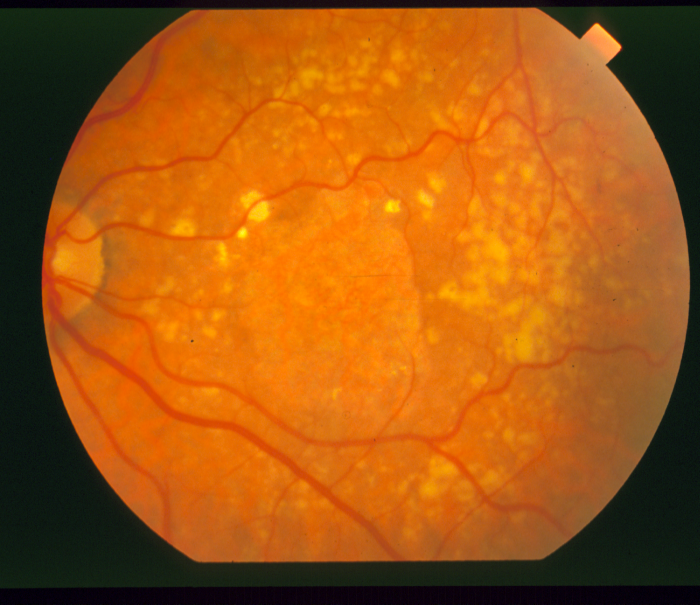
#> input picture pictures/im0003.ppm, 700 x 605 px
$ jupyter execute algorithm.ipynb
#> lines starting #> are read from the running program, lines starting #| are printed output that depends on the picture; after the words box and inside, x2 and y2 are one past the last pixel; in counts of white or black regions, pixels touching at a corner belong together
# Kroki przetwarzania obrazu

[cell 1]
from pylab import *
from skimage import img_as_float, exposure
from skimage.color import rgb2gray
from skimage.morphology import disk, erosion, dilation
from skimage.filters import median, frangi, meijering, threshold_otsu, rank

[cell 2]
image = img_as_float(plt.imread("pictures/im0003.ppm"))

plt.figure(figsize=(10, 10))
plt.imshow(image)

[cell 3]
green_image = image[:,:,1]
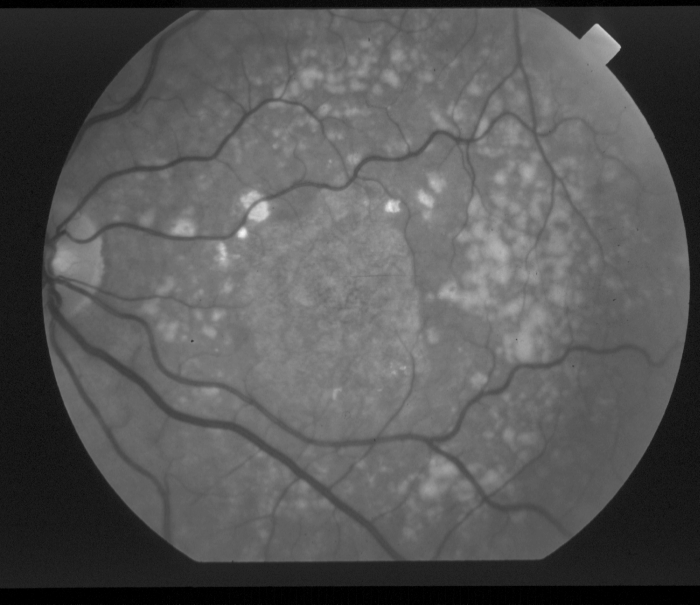
#> green_image: shape (605, 700) float64; min 0, max 0.953, mean 0.341

plt.figure(figsize=(10,10))
plt.imshow(green_image)

[cell 4]
gray_image = rgb2gray(green_image)

plt.figure(figsize=(10,10))
plt.imshow(gray_image, cmap=plt.cm.gray)

[cell 5]
contrast_gray_image = exposure.equalize_adapthist(gray_image)
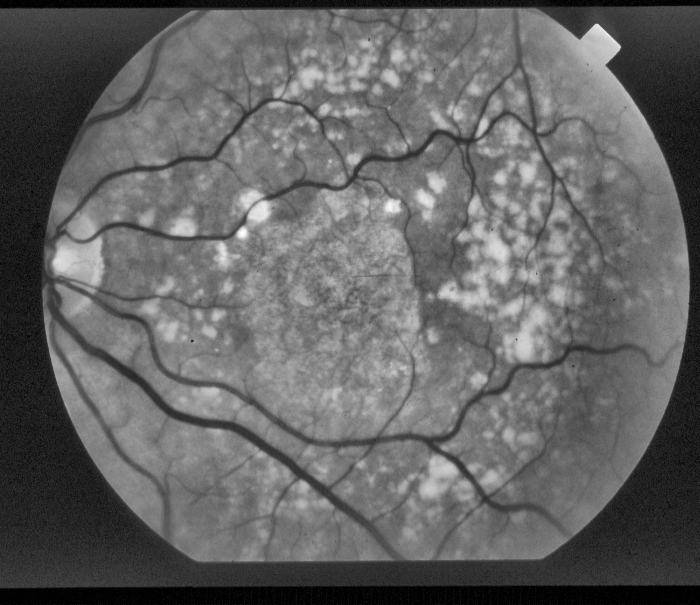
#> contrast_gray_image: shape (605, 700) float64; min 0, max 1, mean 0.391

plt.figure(figsize=(10,10))
plt.imshow(contrast_gray_image, cmap=plt.cm.gray)

[cell 6]
dark_green_image = contrast_gray_image
dark_green_image[dark_green_image > 1] = 1
dark_green_image[dark_green_image > 0.95] += (dark_green_image[dark_green_image > 0.95] - 1)
#> dark_green_image: shape (605, 700) float64; 0.01% of pixels changed, all inside (x1, y1, x2, y2) = (240, 203, 391, 236)
dark_green_image[dark_green_image > 0.9] += (dark_green_image[dark_green_image > 0.9] - 0.95)
#> dark_green_image: shape (605, 700) float64; min 0, max 1.05, mean 0.391
dark_green_image[dark_green_image > 0.85] += (dark_green_image[dark_green_image > 0.85] - 0.9)
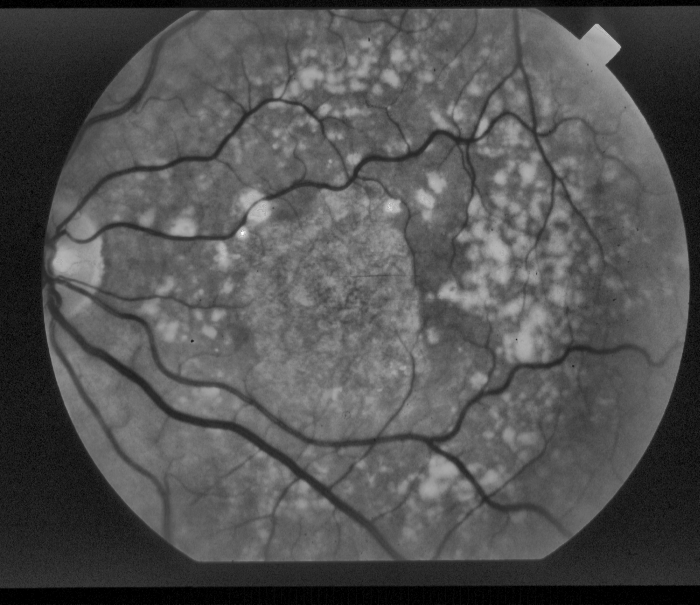
#> dark_green_image: shape (605, 700) float64; min 0, max 1.2, mean 0.391; drawn with min black and max white
dark_green_image[dark_green_image > 0.8] += (dark_green_image[dark_green_image > 0.8] - 0.85)
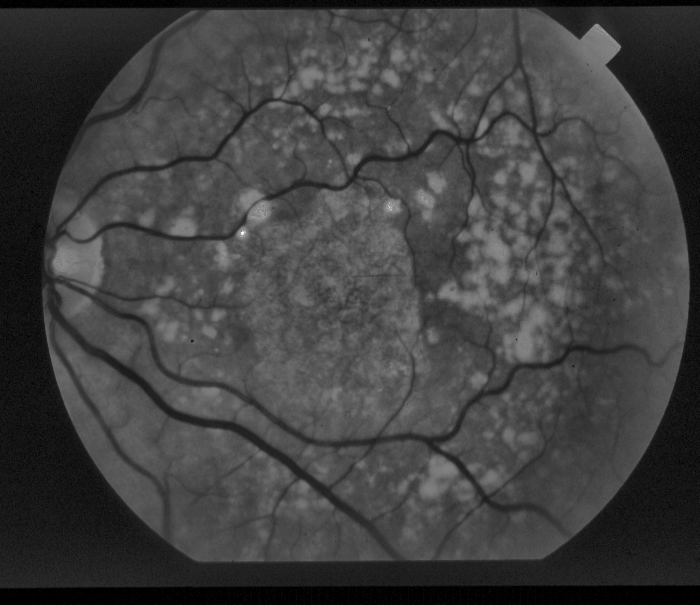
#> dark_green_image: shape (605, 700) float64; 0.42% of pixels changed, all inside (x1, y1, x2, y2) = (54, 24, 621, 351); drawn with min black and max white


dark_green_image[dark_green_image > 0.8] -= 0.05
#> dark_green_image: shape (605, 700) float64; 0.21% of pixels changed, all inside (x1, y1, x2, y2) = (55, 24, 620, 296)
dark_green_image[dark_green_image > 0.7] -= 0.05
#> dark_green_image: shape (605, 700) float64; min 0, max 1.45, mean 0.389
dark_green_image[dark_green_image > 0.6] -= 0.05
#> dark_green_image: shape (605, 700) float64; min 0, max 1.4, mean 0.385
dark_green_image[dark_green_image > 0.5] -= 0.05

MIN = 0 / 256
MAX = 500 / 256
norm = (dark_green_image - MIN) / (MAX - MIN)
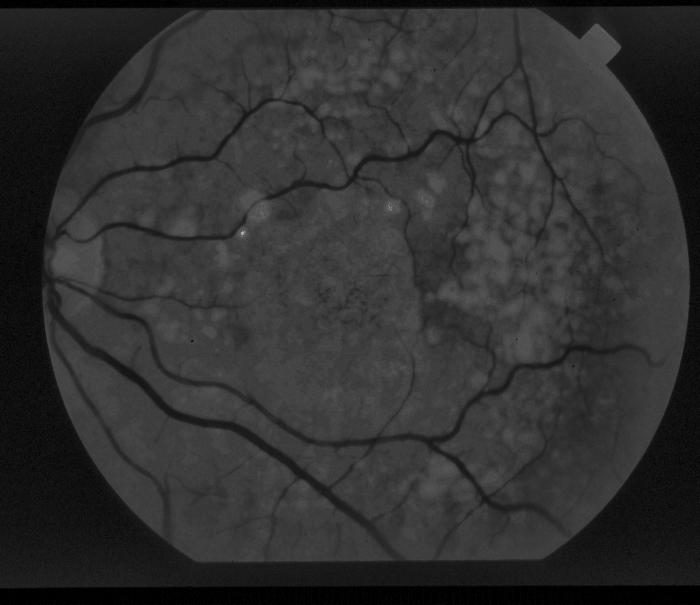
#> norm: shape (605, 700) float64; min 0, max 0.691, mean 0.19
norm[norm > 0.6] = 1.0
#> norm: shape (605, 700) float64; under 0.01% of pixels changed, all inside (x1, y1, x2, y2) = (241, 232, 244, 235)
norm[norm < 0] = 0

plt.figure(figsize=(10,10))
plt.imshow(dark_green_image, cmap=plt.cm.gray)

[cell 7]
median_dark = median(dark_green_image, disk(2))
median_dark[median_dark > 1] = 1
#> median_dark: shape (605, 700) float64; min 0.00142, max 1, mean 0.371
median_dark[median_dark < 0] = 0

plt.figure(figsize=(10,10))
plt.imshow(median_dark, cmap=plt.cm.gray)

[cell 8]
contrast_median_dark = exposure.equalize_adapthist(median_dark)
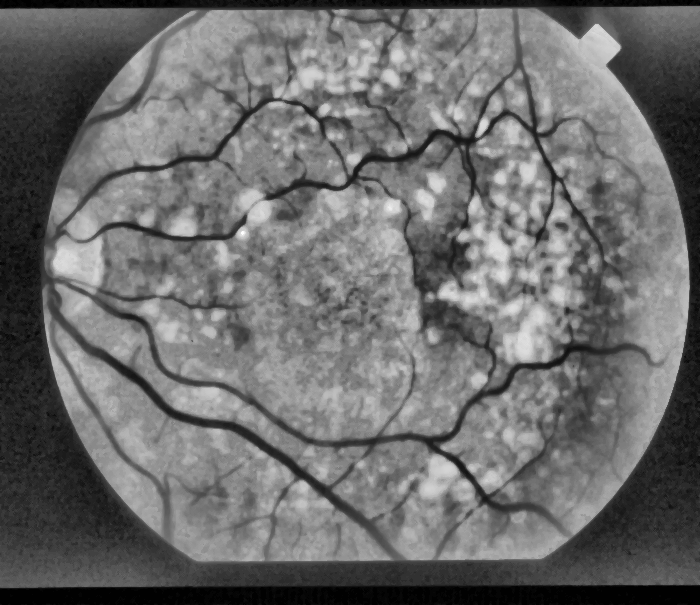
#> contrast_median_dark: shape (605, 700) float64; min 0, max 1, mean 0.425

plt.figure(figsize=(10,10))
plt.imshow(contrast_median_dark, cmap=plt.cm.gray)

[cell 9]
frangi_image = frangi(contrast_median_dark)

plt.figure(figsize=(10,10))
plt.imshow(frangi_image, cmap=plt.cm.gray)

[cell 10]
meijering_image = meijering(frangi_image, black_ridges=False)

plt.figure(figsize=(10,10))
plt.imshow(meijering_image, cmap=plt.cm.gray)

[cell 11]
mask = gray_image.copy()
mask[mask > 0.15] = 1
mask[mask <= 0.15] = 0
#> mask: shape (605, 700) float64; values 0 (black) and 1 (white), 74.7% white; 116 black regions (114 under 20 px), largest, box (x1, y1, x2, y2) and area: (0, 10, 700, 605) 101259, (0, 0, 700, 13) 5505
mask = erosion(mask, disk(6))
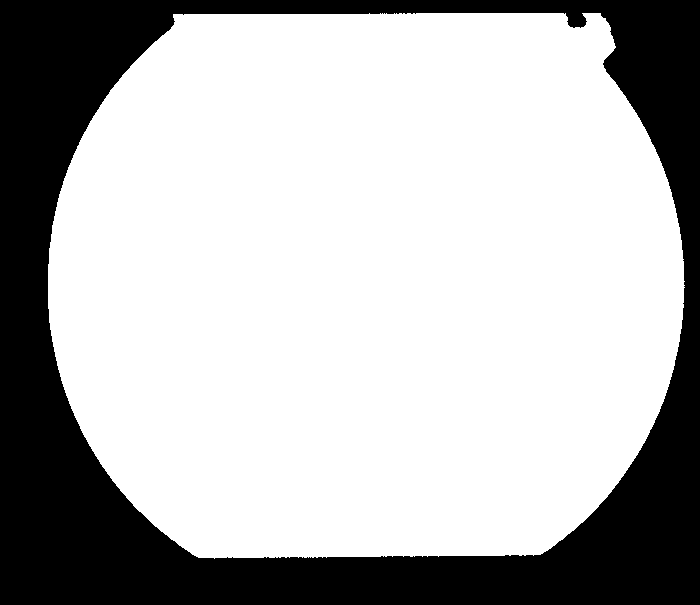
#> mask: shape (605, 700) float64; values 0 (black) and 1 (white), 71.1% white; 1 black region, box (x1, y1, x2, y2) and area: (0, 0, 700, 605) 122200

plt.figure(figsize=(10,10))
plt.imshow(mask, cmap=plt.cm.gray)

[cell 12]
no_frame_meijering = meijering_image
no_frame_meijering[mask == 0] = 0
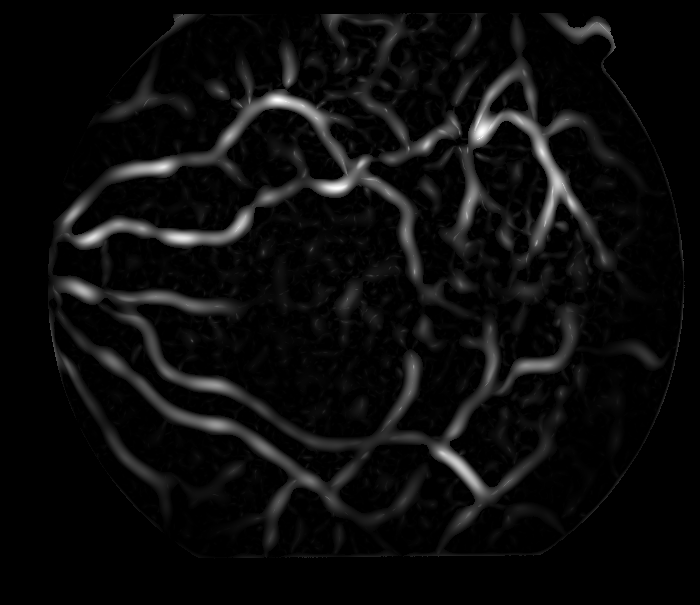
#> no_frame_meijering: shape (605, 700) float64; min 0, max 1, mean 0.0477

plt.figure(figsize=(10,10))
plt.imshow(no_frame_meijering, cmap=plt.cm.gray)

[cell 13]
a = meijering(no_frame_meijering, black_ridges=False)

for i in range(10):
    a = meijering(a, black_ridges=False)
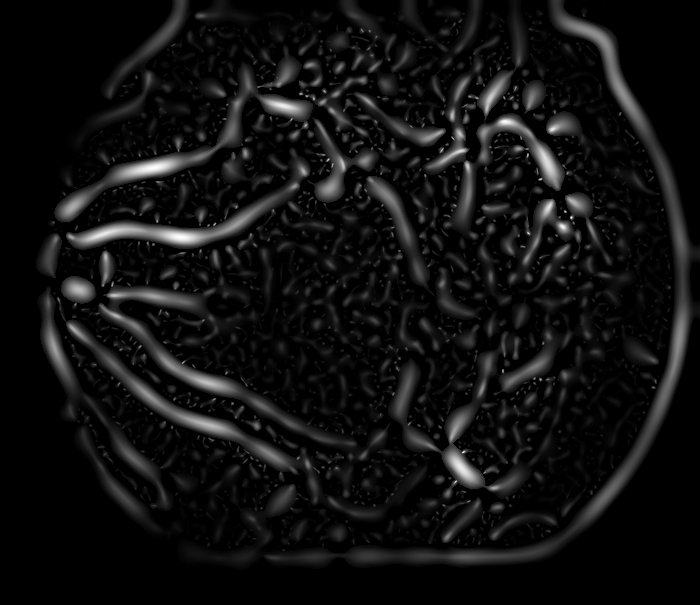
#> a: shape (605, 700) float64; min 0, max 1, mean 0.0662

plt.figure(figsize=(10,10))
plt.imshow(a, cmap=plt.cm.gray)

[cell 14]
median_meijering = median(no_frame_meijering, disk(5))

plt.figure(figsize=(10,10))
plt.imshow(median_meijering, cmap=plt.cm.gray)

[cell 15]
abc = median_meijering
abc = erosion(median_meijering, disk(4))
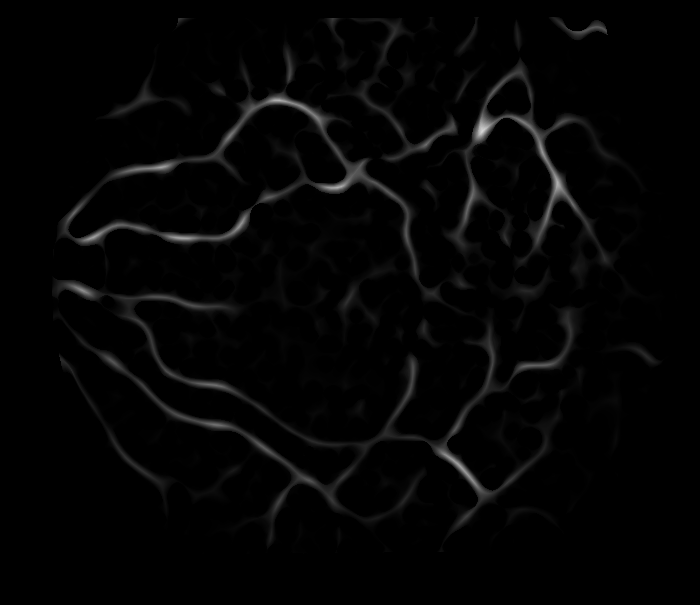
#> abc: shape (605, 700) float64; min 0, max 0.839, mean 0.0177
# abc = dilation(median_meijering, disk(1))

plt.figure(figsize=(10,10))
plt.imshow(abc, cmap=plt.cm.gray)
